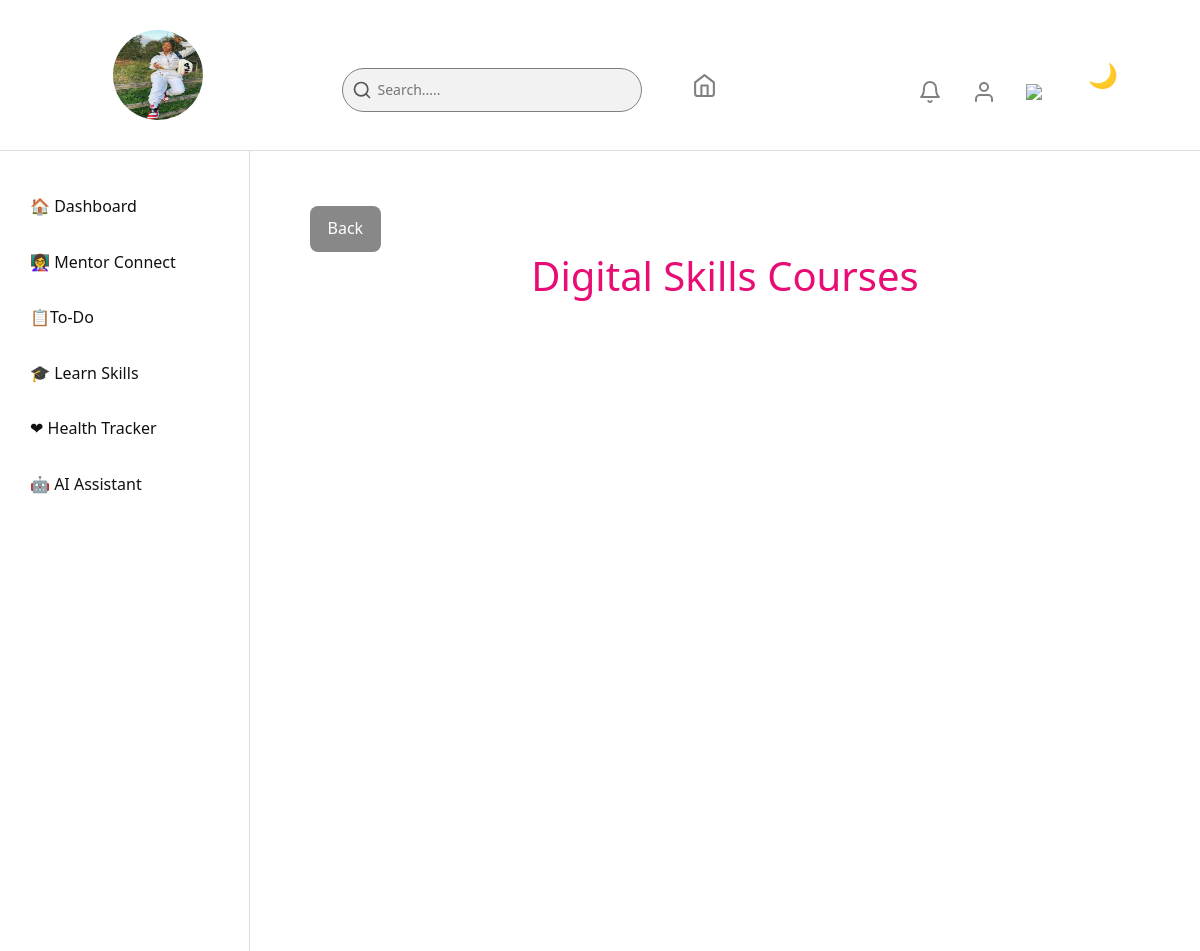
Screenshot of /learn/category/1 (signed in) with the database file from the repository.
### src/models.py (models this page shows, shortened)
class User(UserMixin, db.Model):
    __tablename__ = 'users'
    id = db.Column(db.Integer, primary_key=True)
    first_name = db.Column(db.String(100), nullable=False)
    last_name = db.Column(db.String(100), nullable=False)
    email = db.Column(db.String(150), unique=True, nullable=False)
    dob = db.Column(db.String, nullable=False)
    password = db.Column(db.String(200), nullable=False)
    profile_image = db.Column(db.String(300), default='default_profile.png')
    date_created = db.Column(db.DateTime, default=datetime.utcnow)
    last_seen = db.Column(db.DateTime, default=datetime.utcnow)
    posts = db.relationship('CommunityPost', backref='user', lazy=True)
    comments = db.relationship('Comment', backref='user', lazy=True)
    likes = db.relationship('Like', backref='user', lazy=True)
    todos = db.relationship('ToDo', backref='user', lazy=True)
    ai_chats = db.relationship('AIChat', backref='user', lazy=True)
    health_logs = db.relationship('HealthTracker', backref='user', lazy=True)
    course_progress = db.relationship('UserCourse', backref='user', lazy=True)
    is_authenticated = True
    is_active = True
    is_anonymous = False

class CourseCategory(db.Model):
    __tablename__ = 'course_categories'
    id = db.Column(db.Integer, primary_key=True)
    name = db.Column(db.String(100), nullable=False)  # e.g. "Tech" or "Craft"
    description = db.Column(db.Text)
    courses = db.relationship('Course', backref='category', lazy=True)

### src/routes/learn_routes.py (the view)
@learn_bp.route('/learn/category/<int:cat_id>')
@login_required
def category_courses(cat_id):
    category = CourseCategory.query.get_or_404(cat_id)
    courses = Course.query.filter_by(category_id=cat_id).all()
    return render_template('course_detail.html', category=category, courses=courses)

### src/__init__.py (called while the page is built)
@app.before_request
def update_last_seen():
    if current_user.is_authenticated:
        current_user.last_seen = datetime.utcnow()
        db.session.commit()

### src/routes/auth_routes.py (called while the page is built)
@login_manager.user_loader
def load_user(user_id):
    return User.query.get(int(user_id))

### src/templates/course_detail.html (shortened to what this page needs)
{% extends 'base.html'  %}
{% block content %}
<link rel="stylesheet" href="{{ url_for('static', filename='dashboard.css') }}">
<div class="dashboard-container">
    <div class="sidebar">
        <div class="top">
        <nav>
            <a href="{{ url_for('dashboard_bp.dashboard') }}" class="active">🏠 Dashboard</a>
            <a href="{{ url_for('mentor_bp.mentors_page') }}">👩‍🏫 Mentor Connect</a>
            <a href="{{ url_for('community_bp.community_page') }}">📋To-Do</a>
            <a href="{{ url_for('learn_bp.learn_skill') }}">🎓 Learn Skills</a>
            <a href="{{ url_for('health_bp.health_tracker') }}">❤ Health Tracker</a>
            <a href="{{ url_for('ai_bp.ai_chat') }}">🤖 AI Assistant</a>
        </nav>
        </div>
    </div>
    <div class="container">
        <div class="buttons">
            <a href="{{ url_for('learn_bp.learn_skill', cat_id=category.id) }}" style="background:#888;">Back</a>
        </div>
        <h1>{{ category.name }} Courses</h1>
    </div>
</div>
{% endblock %}

### src/templates/base.html (shortened to what this page needs)
<!doctype html>
<html lang="en">
<head>
  <link
    href="https://cdn.jsdelivr.net/npm/bootstrap@5.3.2/dist/css/bootstrap.min.css"
    rel="stylesheet">
  <link rel="stylesheet" href="{{ url_for('static', filename='girl_hygiene_app.css') }}">
</head>
<body>
  <header>
    {% if current_user.is_authenticated %}
    <div class="welcome-section2">
        <img src="{{ url_for('static', filename='profile_images/' + current_user.profile_image) }}" alt="Profile image" class="profile-image">
    </div>
    <div class="links2">
      <div class="search-box">
        <svg class="search-icon" viewBox="0 0 24 24" fill="none" stroke="currentColor"
          stroke-width="2" stroke-linecap="round" stroke-linejoin="round">
          <circle cx="11" cy="11" r="8"></circle>
          <line x1="21" y1="21" x2="16.65" y2="16.65"></line>
        </svg>
        <input type="text" placeholder="Search....."/>
      </div>
      <a class="nav-icon" href="{{ url_for('dashboard_bp.dashboard') }}">
        <img src="{{ url_for('static', filename='images/home.svg') }}"></icon>
      </a>
    </div>
    <div class="links1">
      <a class="nav-icon" href="{{ url_for('dashboard_bp.dashboard') }}">
        <img src="{{ url_for('static', filename='images/bell.svg') }}"></icon>
      </a>
      <a class="nav-icon" href="{{ url_for('profile_bp.profile_page') }}">
        <img src="{{ url_for('static', filename='images/user.svg') }}"></icon>
      </a>
      <a class="nav-icon" href="{{ url_for('auth_bp.logout') }}">
        <img src="{{ url_for('static', filename='images/log-out.svg') }}"></icon>
      </a>
      <button id="themeToggle" class="toggle-btn">🌙</button>
    </div>
    {% endif %}
  </header>
    {% block content %}{% endblock %}
</body>
</html>

### src/static/girl_hygiene_app.css (style rules this page uses)
:root { --bg: #ffffff; --text: #111; --card-bg: #f5f6fa; --accent: #FF089D; --border: #ddd; }
body { background-image: url('images/www.jpg'); background-size:cover ; background-repeat:no-repeat ; background-position: center; background-attachment: fixed; line-height: 1.6; color: var(--text); font-family: "Poppins", sans-serif; margin: 0; }
header { display: flex; justify-content: space-between; align-items: center; padding: 30px 50px; flex-wrap: wrap; background-color: var(--bg); border-bottom: 1px solid var(--border); color: var(--text); top:0; z-index:10; }
.links1 { display: flex; gap: 30px; }
.links1 a { font-size: 18px; margin-top: 30px; margin-left: 0px; color: var(--text); text-decoration:none; gap: 10px; }
.links2 { display: flex; gap: px; color: var(--text); margin-top: 30px; }
.links2 img { width: 25px; height: 25px; margin-top: 5px; text-decoration:none; }
.search-box { position: relative; width: 300px; margin-right: 50px; }
.search-box .search-icon { position: absolute; top: 50%; left: 10px; transform: translateY(-50%); width: 20px; height: 20px; color: #585757; pointer-events: none; }
.search-box input { background-color: rgb(0, 0, 0, 0.05); width: 100%; padding: 10px 10px 10px 35px; border: 1px solid gray; border-radius: 25px; outline: none; font-size: 14px; transition: 0.3s; }
.buttons { display: block; align-items: center; margin-top: 40px; font-size: 16px; gap: 300px; text-decoration:none; flex-wrap: wrap; }
#themeToggle { float: right; margin-right: 1rem; background: none; border: none; font-size: 1.5rem; cursor: pointer; }

### src/static/dashboard.css (style rules this page uses)
:root { --bg: #ffffff; --text: #111; --card-bg: #f5f6fa; --header-bg: #ffffff; --accent: #e80c75; --border: #ddd; }
body { margin: 0; padding: 0; font-family: 'Segoe UI', Tahoma, Geneva, Verdana, sans-serif; background: var(--bg); color: var(--text); }
header { display: flex; justify-content: space-between; align-items: center; padding: 30px 50px; flex-wrap: wrap; background-color: var(--bg); border-bottom: 1px solid var(--border); color: var(--text); top:0; z-index:10; }
.dashboard-container { display: grid; grid-template-columns: 250px 1fr auto; height: 100vh; }
.sidebar { background:var(--bg); border-right: 1px solid var(--border); height: inherit; padding: 25px 0; }
.sidebar nav a { display: block; padding: 12px 20px; color:var(--text); text-decoration: none; border-radius: 10px; margin: 6px 10px; transition: 0.3s; }
.welcome-section2 { text-align: center; margin-bottom: 0px; }
.welcome-section2 img { position: relative; top: 8%; left: 70%; width:90px; border-radius: 50% ; height: 90px; }
.container { width: 90%; max-width: 1000px; margin: 40px auto; }
.buttons { margin-top: 15px; }
.buttons a { display: inline-block; background: var(--accent); color: var(--text); padding: 8px 14px; border-radius: 8px; text-decoration: none; margin-right: 8px; transition: background 0.2s; }
.buttons { margin-top: 25px; }
.buttons a { text-decoration: none; background: var(--accent); color: #fff; padding: 10px 18px; border-radius: 8px; margin-right: 10px; transition: 0.2s; }
button { background: var(--accent); border: none; color: var(--text); border-radius: 10px; padding: 0.4rem 1rem; cursor: pointer; transition: 0.3s ease; }
.container { width: 90%; max-width: 900px; margin: 30px auto; }
h1 { text-align: center; color: var(--accent); }

### rows the page displays
User: profile_image (picture)
CourseCategory: name "Digital Skills"
